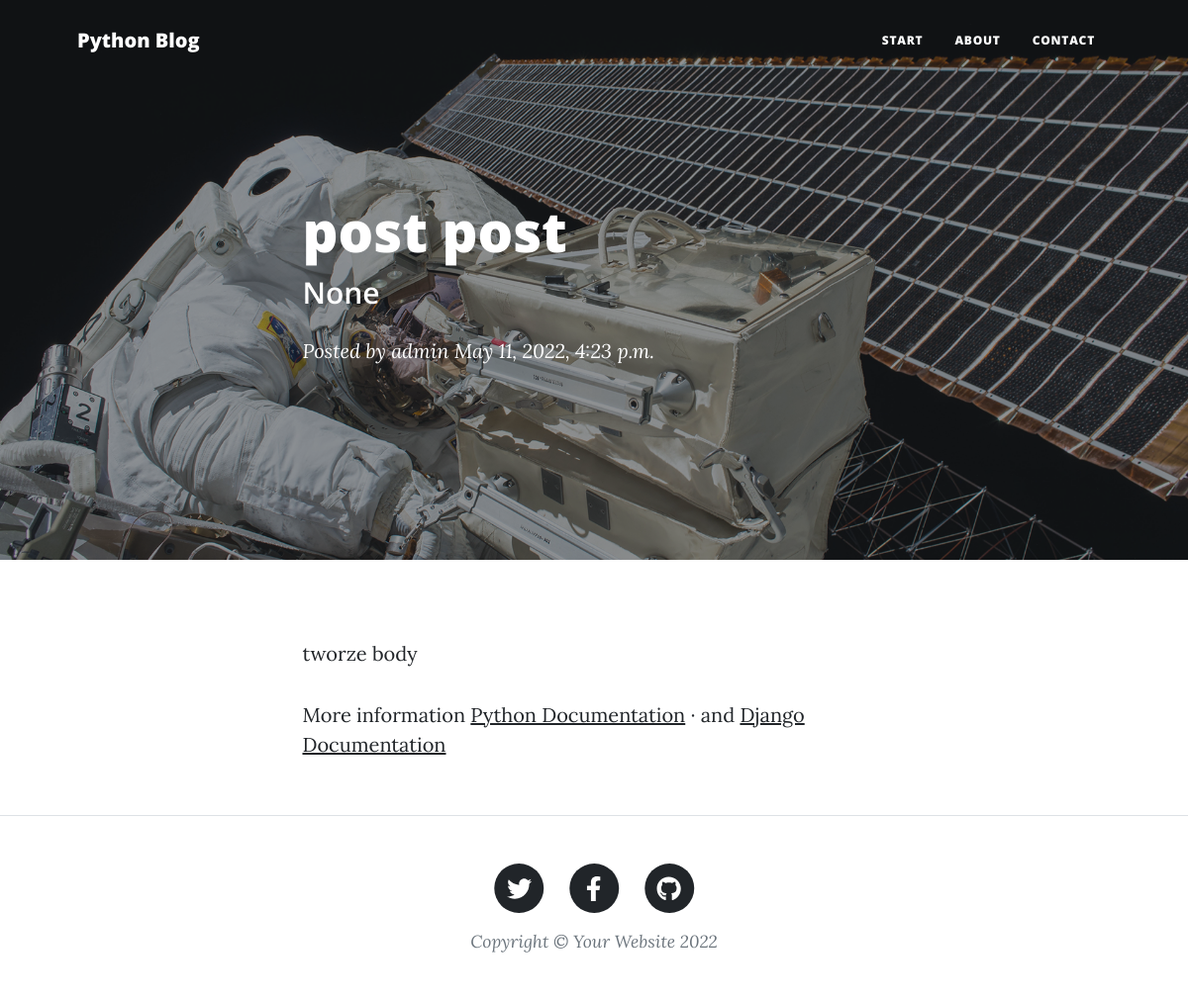
Screenshot of /blog/post-post with the database file from the repository.
### blog/models.py (models this page shows, shortened)
class Post(models.Model):
    title = models.CharField(max_length=55)
    subhead = models.CharField(max_length=55, blank=True, null=True)
    slug = models.SlugField(max_length=55, unique=True)
    body = models.TextField()
    status = models.IntegerField(choices=STATUS, default=1)
    created_by = models.ForeignKey(User, on_delete=models.CASCADE)
    created_date = models.DateTimeField(auto_now_add=True)
    update_date = models.DateTimeField(auto_now=True)
    publish_date = models.DateTimeField(default=now)
    class Meta:
        ordering = ('-created_date',)

### blog/views.py (the view)
# urls.py: path('<slug:get_slug>', PostDetailView.as_view(), name='post_detail'),
class PostDetailView(DetailView):
    model = Post
    slug_field = "slug"
    slug_url_kwarg = "get_slug"
    template_name = "blog/post_detail.html"

### templates/blog/post_detail.html (shortened to what this page needs)
{% extends 'base/base.html' %} {% load static %}
{% block content %}
<header class="masthead" style="background-image: url('/media/post-bg.jpg')">
    <div class="container position-relative px-4 px-lg-5">
        <div class="row gx-4 gx-lg-5 justify-content-center">
            <div class="col-md-10 col-lg-8 col-xl-7">
                <div class="post-heading">
                    <h1>{{object.title}}</h1>
                    <h2 class="subheading">{{object.subhead}}</h2>
                    <span class="meta">
                        Posted by
                        <a href="#!">{{object.created_by}}</a>
                        {{object.publish_date}}
                    </span>
                </div>
            </div>
        </div>
    </div>
</header>
<article class="mb-4">
    <div class="container px-4 px-lg-5">
        <div class="row gx-4 gx-lg-5 justify-content-center">
            <div class="col-md-10 col-lg-8 col-xl-7">
                {{ object.body | linebreaks}}
                <p>
                    More information
                    <a href="https://docs.python.org/3/">Python Documentation</a>
                    &middot; and
                    <a href="https://docs.djangoproject.com/en/4.0/">Django Documentation</a>
                </p>
            </div>
        </div>
    </div>
</article>
{% endblock  %}

### rows the page displays
Post: title "post post", subhead "None", created_by "admin", publish_date "May 11, 2022, 4:23 p.m.", body "tworze body"
